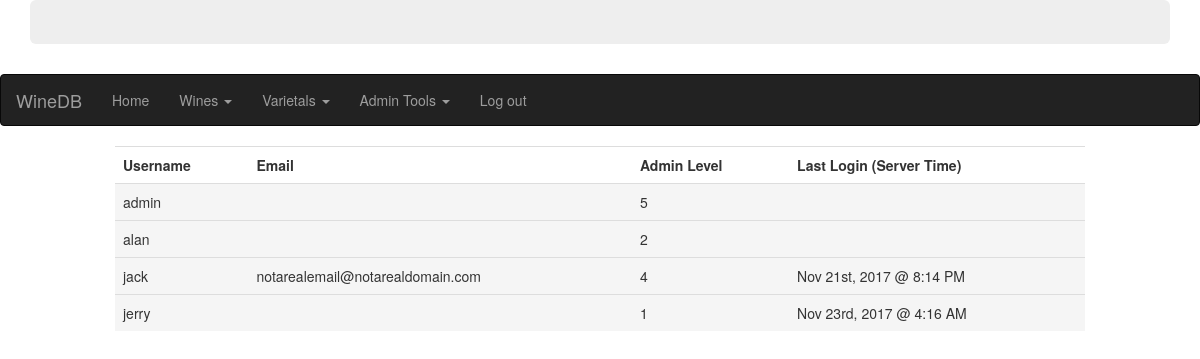
Screenshot of /wine_db_webapp/admin/listusers.php (signed in) with the database file from the repository.
### tables this page shows
CREATE TABLE `users` (
  `username` varchar(40) NOT NULL,
  `passphrase` varchar(255) NOT NULL,
  `email` varchar(320) DEFAULT NULL,
  `permissions_level` tinyint(4) DEFAULT NULL,
  `password_reset_token` varchar(255) DEFAULT NULL,
  `reset_token_timestamp` int(11) DEFAULT NULL,
  `last_login` datetime DEFAULT NULL
);

### wine_db_webapp/admin/listusers.php (the view, shortened to what this page needs)
 <!DOCTYPE html>
<html>
  <head>
    <link rel="stylesheet" href="css/adminpages.css">
    <link rel="stylesheet" href="https://maxcdn.bootstrapcdn.com/bootstrap/3.3.7/css/bootstrap.min.css">
  </head>
  <body>
    <?php
      include('../includes/pageheadline.php');
      include('../includes/navbar.php');
      include('../includes/DBconnection.php');
      $query = "SELECT username AS 'Username', email AS 'Email', permissions_level AS 'Admin Level', DATE_FORMAT(last_login, '%b %D, %Y @ %l:%i %p') AS 'Last Login'
                FROM `users` ORDER BY Username";
      $results = $dbconnection->query($query);
      echo '<div class="col-sm-offset-1 col-sm-10">';
      echo '<table class="table">';
      echo '<tr>';
      echo '<th>Username</th>';
      echo '<th>Email</th>';
      echo '<th>Admin Level</th>';
      echo '<th>Last Login (Server Time)</th>';
      echo '</tr>';
      while($row = $results->fetch_array())
      {
        echo '<tr class="active">';
        echo '<td>'.$row["Username"].'</td>';
        echo '<td>'.$row["Email"].'</td>';
        echo '<td>'.$row["Admin Level"].'</td>';
        echo '<td>'.$row["Last Login"].'</td>';
        echo '</tr>';
      }
      echo '</table>';
      echo '</div>';
    ?>
  </body>
</html>

### rows the page displays
users: username "admin", permissions_level "5"
users: username "alan", permissions_level "2"
users: username "jack", email "notarealemail@notarealdomain.com", permissions_level "4", Last "Nov 21st, 2017 @ 8:14 PM"
users: username "jerry", permissions_level "1", Last "Nov 23rd, 2017 @ 4:16 AM"
